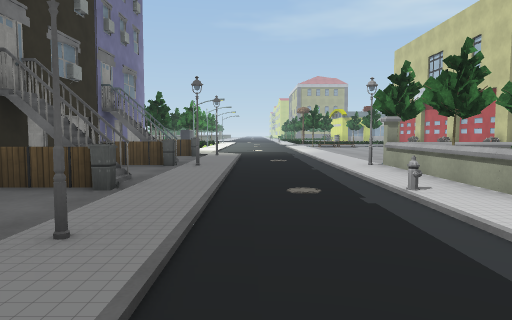
[1] (above)

24 first-person views from a walk through a Unity game level. The camera is 1.3 m above the floor, tilts 4° down and sees 70° across. The floor is counted in squares, 2 m on a side. Each view is taken from the middle of a square. On the plan, view 1 faces up. The plan holds only what a view shows up to about 11 squares ahead; the rest is blank. The place goes on beyond the plan. The player character is not drawn. Some animated figures are not drawn. Some surface patterns are stand-ins.

[2]
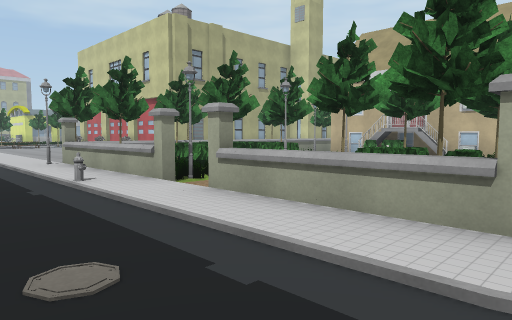

[3]
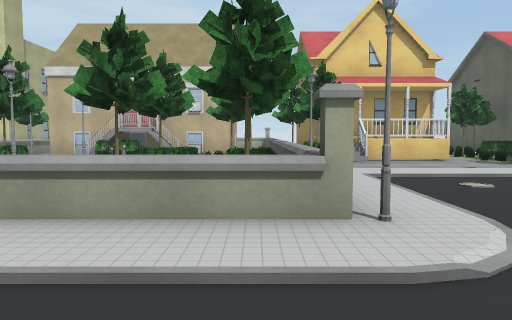

[4]
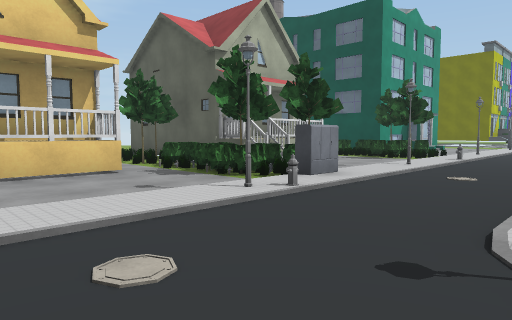

[5]
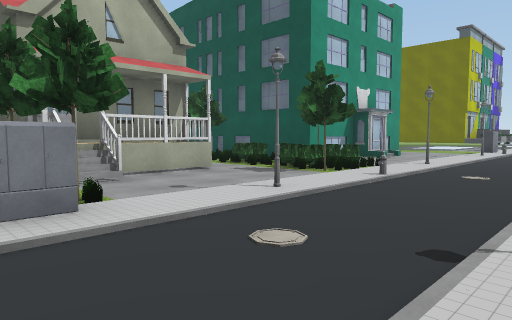

[6]
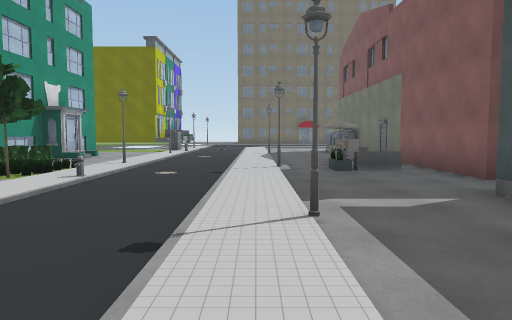

[7]
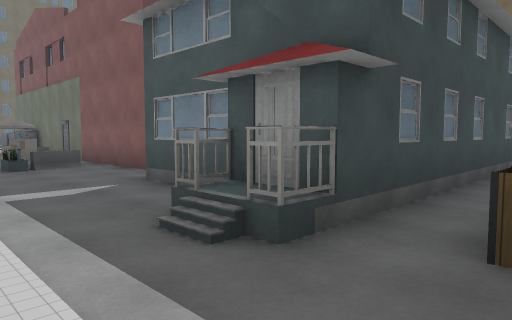

[8]
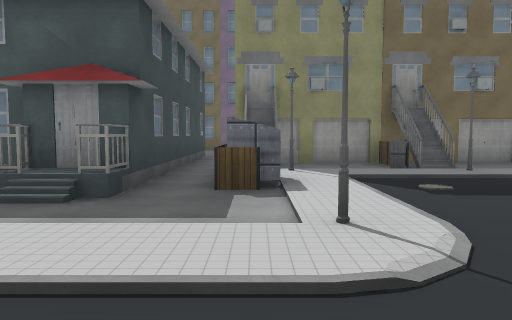

[9]
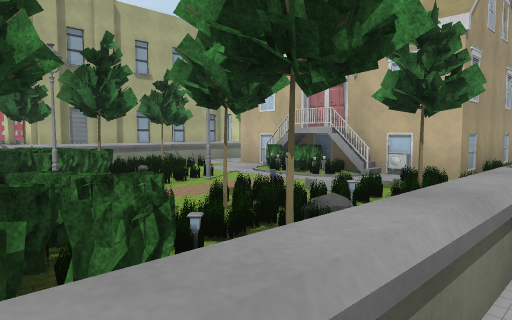

[10]
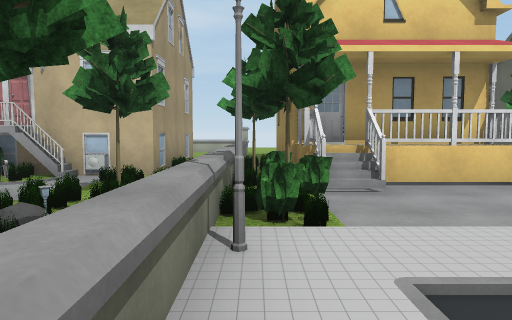

[11]
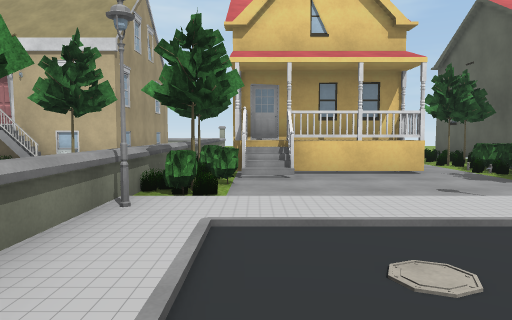

[12]
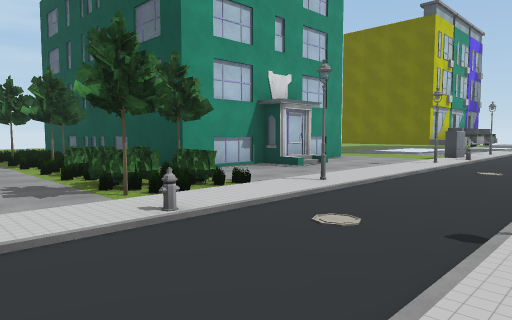

[13]
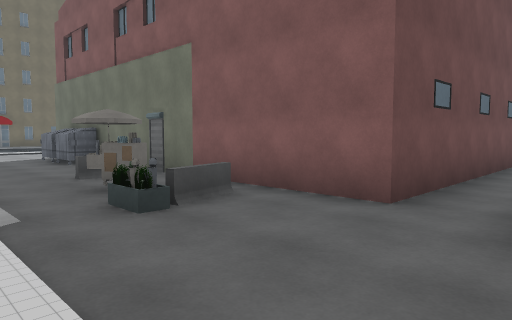

[14]
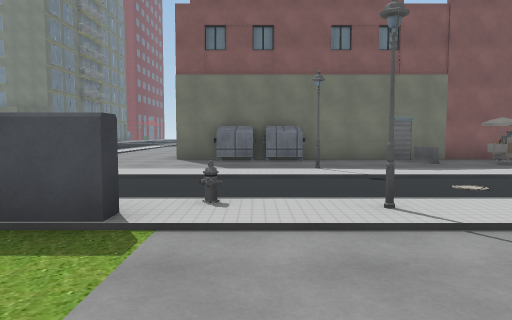

[15]
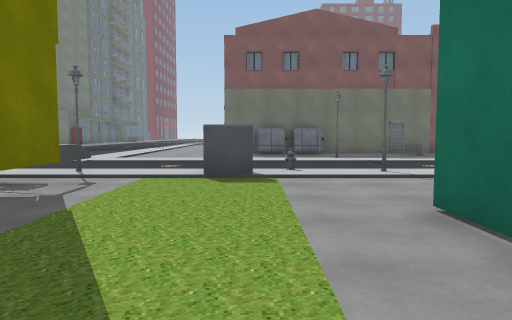

[16]
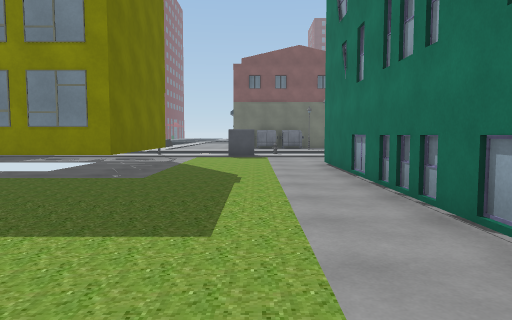

[17]
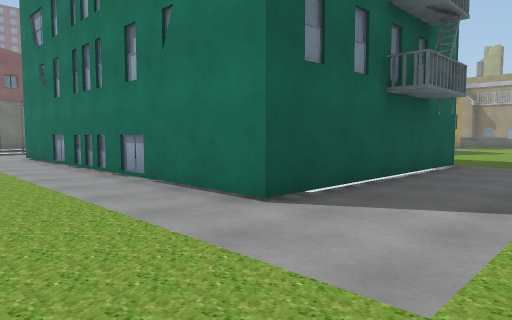

[18]
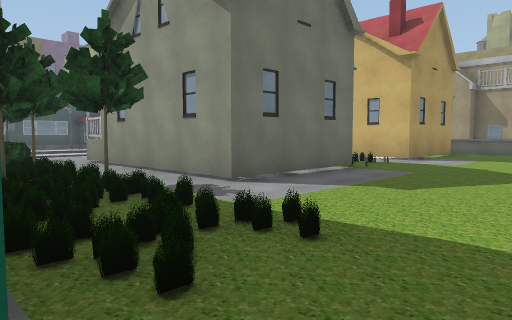

[19]
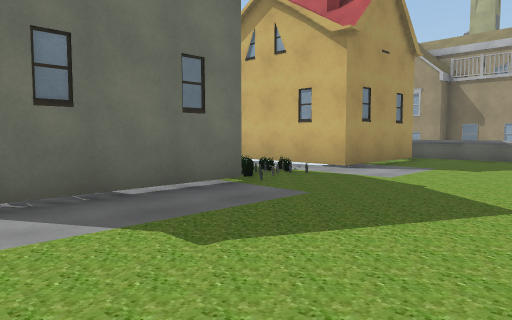

[20]
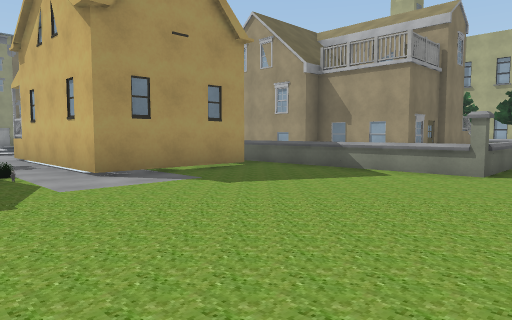

[21]
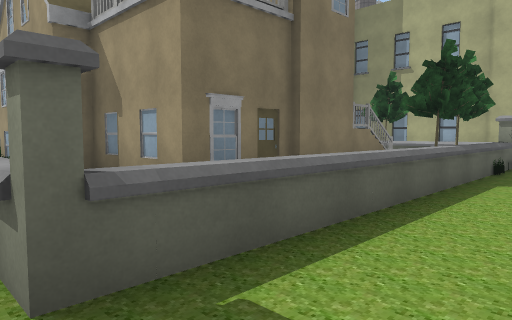

[22]
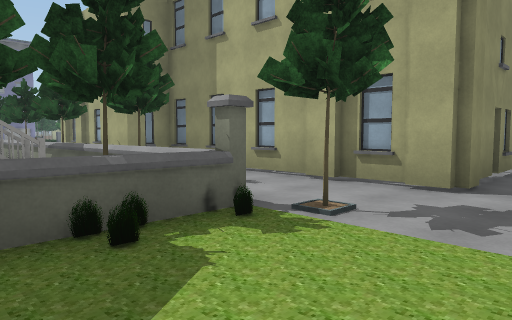

[23]
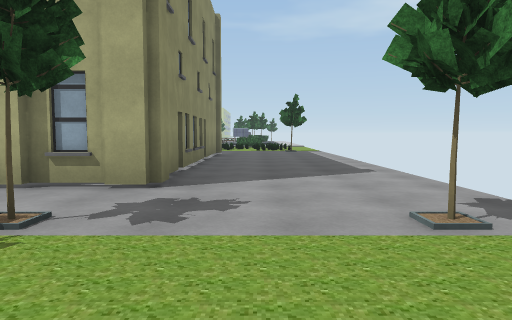

[24]
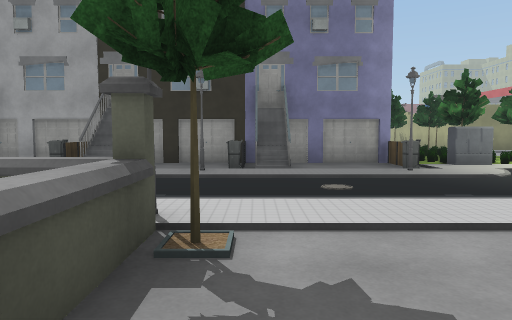

### Floor plan
Key: @ floor where view 1 was taken; # wall or solid block; . floor; / step, stairs or slope; = window, fence, low wall or low ledge; ^ raised ledge; O other object.
Columns run from 6 left of view 1 to 23 right of it. Each row starts with its distance up from view 1.
 12   OOO       O#           #....
 11   #OOO..     #           #....
 10   #.O ..    O###    ######....
  9   #.O .. ..            .......
  8   #OO .. O..           .....O.
  7   #.OO..O  OOOOO^^O^^^O^OO....
  6   #.. ...OOOOOOO..    OOOO
  5   ### ...OOOOO ..      OO. .
  4   # O ..OOOOOO OO      O^.
  3   # O ....O O  OO      O^.
  2   ## O...#  O  O#      O^.
  1   #   ... OO   ..OOOOOO ^.
  0   #.. @..OOOOOOOOOO     ^=
 -1   #.OO...O..OOOOO..........
 -2   #OOO.........OOOOOO
 -3   #............OO OOO
 -4   #..OO..O..O..OOOOO#..
 -5        O....O..........
 -6  ............OOOO  ...
 -7 #######O....OOOOOOOOO     .
 -8       #......../OOOOO..
 -9       #..O..O..OOOO #..
-10       #........O#   #..
-11  ...................... .
-12 ######.O..../OO.OO.O..
-13      #=OOO...OOOOO.O.OO
-14      #.O. ..O..#########..
-15      #... .....#       O..
-16      #==. ..../#       O..
-17      #... ..../#       O..
-18      #... .....#       O..
-19      #O..O..O..#########...
-20      #O.. .................
-21      #O.. ..O..............
-22      #... ..              .
-23     ..... ..    ..
-24     .. .. ..O    #

Positions as (right, up) in squares from view 1, and headings:
1: (0, 0), facing up
2: (0, -1), facing up-right
3: (0, 0), facing right
4: (3, -2), facing down-right
5: (3, -6), facing down-right
6: (3, -6), facing down
7: (3, -5), facing down-left
8: (5, -5), facing left
9: (4, -1), facing up-right
10: (4, -1), facing right
11: (3, -2), facing right
12: (3, -10), facing down-right
13: (3, -10), facing down-left
14: (9, -20), facing left
15: (12, -21), facing left
16: (17, -21), facing left
17: (20, -22), facing up-left
18: (18, -14), facing up-left
19: (18, -11), facing up-left
20: (20, -7), facing up-left
21: (20, -1), facing up-left
22: (21, 5), facing up-left
23: (21, 5), facing up
24: (5, 8), facing left
